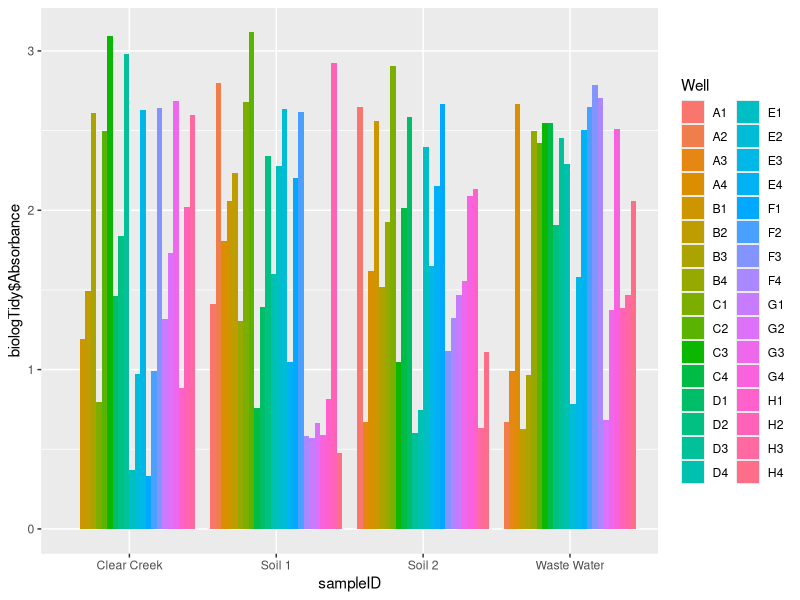
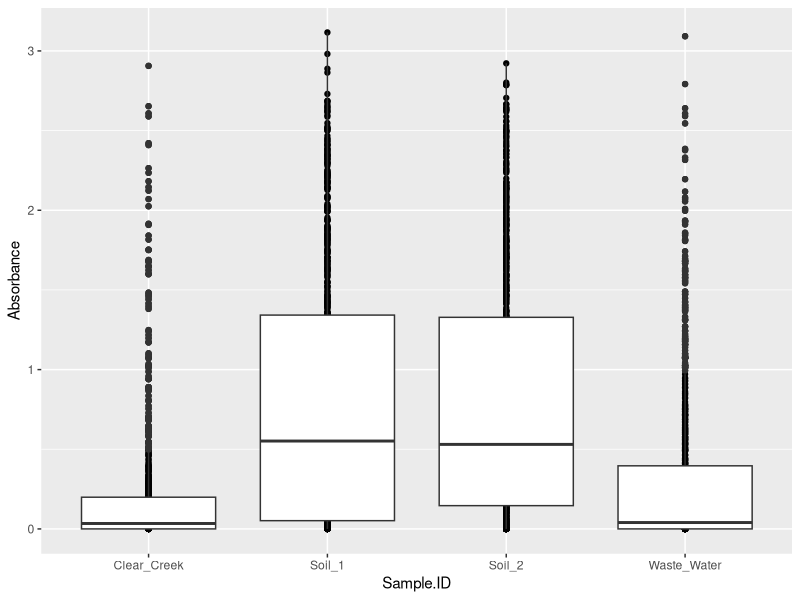
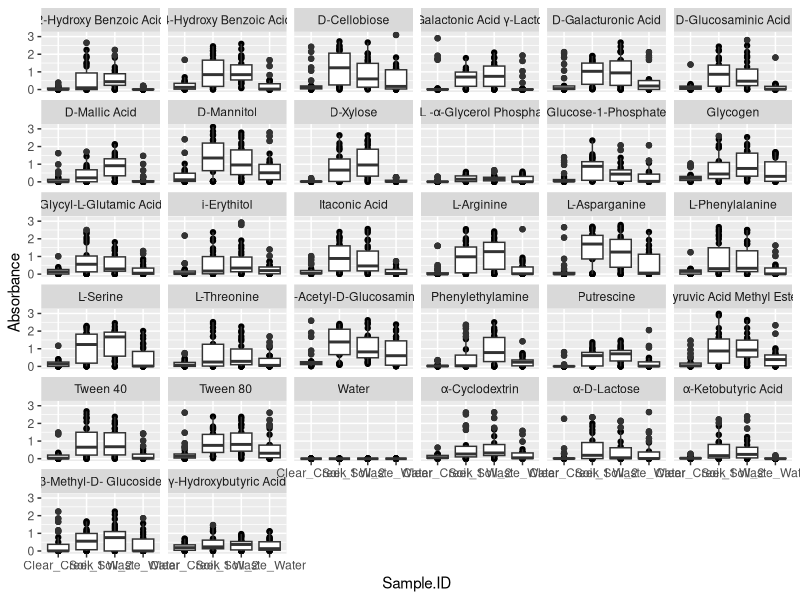
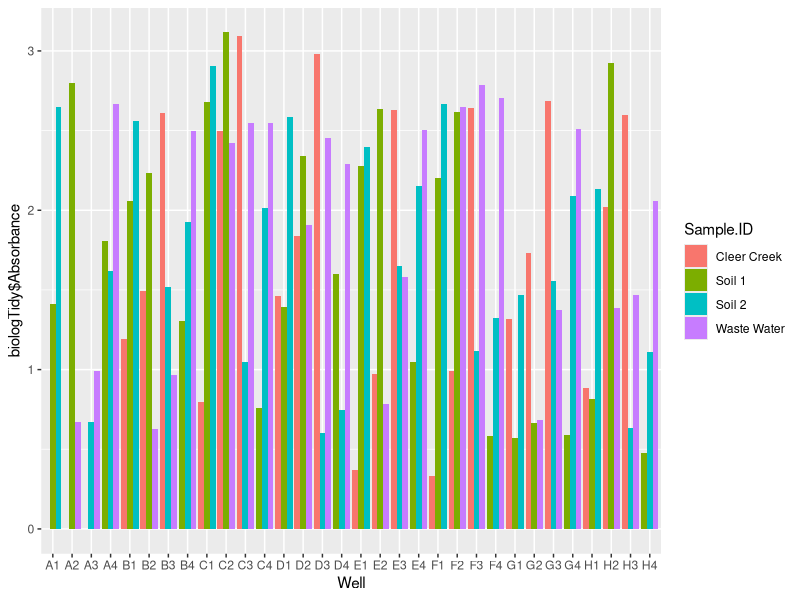

R code for these plots, in order: (Note: this script raises an error after producing the figures.)
## ---- chunk 1
knitr::opts_chunk$set(echo = TRUE)

## ---- chunk 2

library(tidyverse)

biologData<-read.delim("./BioLogData_Exam3.csv",sep = "|")

## ---- chunk 3
#when absorbance is equal to zero for hr 24, 48, and 144 across all repetitions for a given well, then that locus is facorized as non-response, all others are factorized as response  (at given location dilution)


biologData <- biologData %>% mutate(Absorbance_Sum = rowSums(.[,c('Hr_24','Hr_48','Hr_144')]))


## ---- chunk 4


biologTidy<- biologData %>%pivot_longer(cols=starts_with("Hr_"), names_to = "Hr",names_prefix = "Hr_", values_to = "Absorbance" )



## ---- chunk 5
biologClearCreek<- filter(biologTidy, Sample.ID=="Clear_Creek") %>% dplyr::select(-Sample.ID)
biologSoil1<- filter(biologTidy, Sample.ID=="Soil_1") %>% dplyr::select(-Sample.ID)
biologSoil2<- filter(biologTidy, Sample.ID=="Soil_2") %>% dplyr::select(-Sample.ID)
biologWasteWater<-filter(biologTidy, Sample.ID=="Waste_Water") %>% dplyr::select(-Sample.ID)



# create a dataset
sampleID <- c(rep("Clear Creek" , 3) , rep("Soil 1" , 3) , rep("Soil 2" , 3) , rep("Waste Water" , 3) )
Well<- rep(c("A1" , "A2" , "A3", "A4","B1" , "B2" , "B3", "B4","C1" , "C2" , "C3", "C4","D1" , "D2" , "D3", "D4","E1" , "E2" , "E3", "E4","F1" , "F2" , "F3", "F4","G1" , "G2" , "G3", "G4","H1" , "H2" , "H3", "H4") , 4)
data <- data.frame(sampleID,Well,biologTidy$Absorbance)
 

# Grouped
ggplot(data, aes(fill=Well, y=biologTidy$Absorbance, x=sampleID)) + 
    geom_bar(position="dodge", stat="identity")
## ---- chunk 6
#ClearCreek
canCC<-biologClearCreek%>%dplyr::filter(Absorbance_Sum>0)%>%dplyr::select(Well, Substrate)%>%unique()
canS1<-biologSoil1%>%dplyr::filter(Absorbance_Sum>0)%>%dplyr::select(Well, Substrate)%>%unique()
canS2<-biologSoil2%>%dplyr::filter(Absorbance_Sum>0)%>%dplyr::select(Well, Substrate)%>%unique()
canWW<-biologWasteWater%>%dplyr::filter(Absorbance_Sum>0)%>%dplyr::select(Well, Substrate)%>%unique()

## ---- chunk 7

canCC%>%group_by(Well)%>%print.data.frame()
## ---- chunk 8

## ---- chunk 9

#Index of Substrates and Well for substrates with non-zero value for Soil 1 Sample

canS1%>%group_by(Well)%>%print.data.frame()
## ---- chunk 10

## ---- chunk 11
#Index of Substrates and Well for substrates with non-zero value for Soil 2 Sample

canS2%>%group_by(Well)%>%print.data.frame()
## ---- chunk 12

## ---- chunk 13
#Index of Substrates and Well for substrates with non-zero value for WW Sample

canWW%>%group_by(Well)%>%print.data.frame()

## ---- chunk 14

## ---- chunk 15


## ---- chunk 16

ggplot(biologTidy, aes(Sample.ID, Absorbance))+geom_point()+geom_boxplot()
## ---- chunk 17

ggplot(biologTidy, aes(Sample.ID, Absorbance))+geom_point()+geom_boxplot()+facet_wrap(~biologTidy$Substrate)
## ---- chunk 18

# create a dataset
Sample.ID <- c(rep("Cleer Creek" , 3) , rep("Soil 1" , 3) , rep("Soil 2" , 3), rep("Waste Water" , 3) )
Dilution<- rep(c(".001" , ".01" , ".1", 4))
data <- data.frame(Well,Sample.ID,biologTidy$Absorbance)
 

# Grouped
ggplot(data, aes(fill=Sample.ID, y=biologTidy$Absorbance, x=Well)) + 
    geom_bar(position="dodge", stat="identity")
## ---- chunk 19


predictions<-gather_predictions(atmosphere, mod2, mod3)




## ---- chunk 20




cc <-  ggplot(data=biologClearCreek, aes(x = Hr, y = Absorbance, color=Rep)) + geom_smooth(method=lm(degree = 2L))+geom_point(aes(shape=Dilution))+labs(title = "Absorbance vs Time at Clear Creek for Substrate:") 

plots <- biologClearCreek %>%
    group_by(Substrate) %>%
    do(plots = cc %+% . + facet_wrap(~Substrate))


plots$plots
## ---- chunk 21

#Mod1 doesnt include rep so comparing between this model and subsequent ones that do should give information regarding how much changes between reps, but ultimately, it shouldnt be used in the model, because repetitions are a control. 





mod2_aov_biologTidy<-aov(Absorbance~Hr*Substrate*Sample.ID+Dilution,data=biologTidy) 
summary.aov(mod2_aov_biologTidy)
plot(mod2_aov_biologTidy)

mod3_aov_biologTidy<-aov(Absorbance~Hr*Substrate*Sample.ID,data=biologTidy) 
summary.aov(mod2_aov_biologTidy)
plot(mod2_aov_biologTidy)


predictions<-modelr::gather_predictions(biologTidy, mod2_aov_biologTidy,mod3_aov_biologTidy)


ggplot(predictions,aes(x=Hr,color=model)) + geom_point(aes(y=Absorbance),color="Blue") + geom_point(aes(y=pred),alpha=.5) + facet_wrap(~model)+ 





## ---- chunk 22



biologClearCreekVeryDilute%>% filter()%>%mutate()

biologClearCreekVeryDilute%>% ggplot(aes(x=Hr,y=Absorbance, color=Rep)) + geom_point()+facet_wrap(.~Substrate)+geom_smooth(method="lm")





mod_biologClearCreekVeryDilute <- lm(Absorbance~Hr*Rep,data=biologClearCreek) ##What information might this provive? **overall treands at a given location to compare against eachother regardless of the dilution factor. 
ggplot(mod_biologClearCreekVeryDilute,(aes(x=Hr,y=Absorbance)))+geom_smooth(method = lm)
## ---- chunk 23




## ---- chunk 24
##x=hr y=absorbance color=repetion (for each locationDilution) and determine slope



## ---- chunk 25
 


